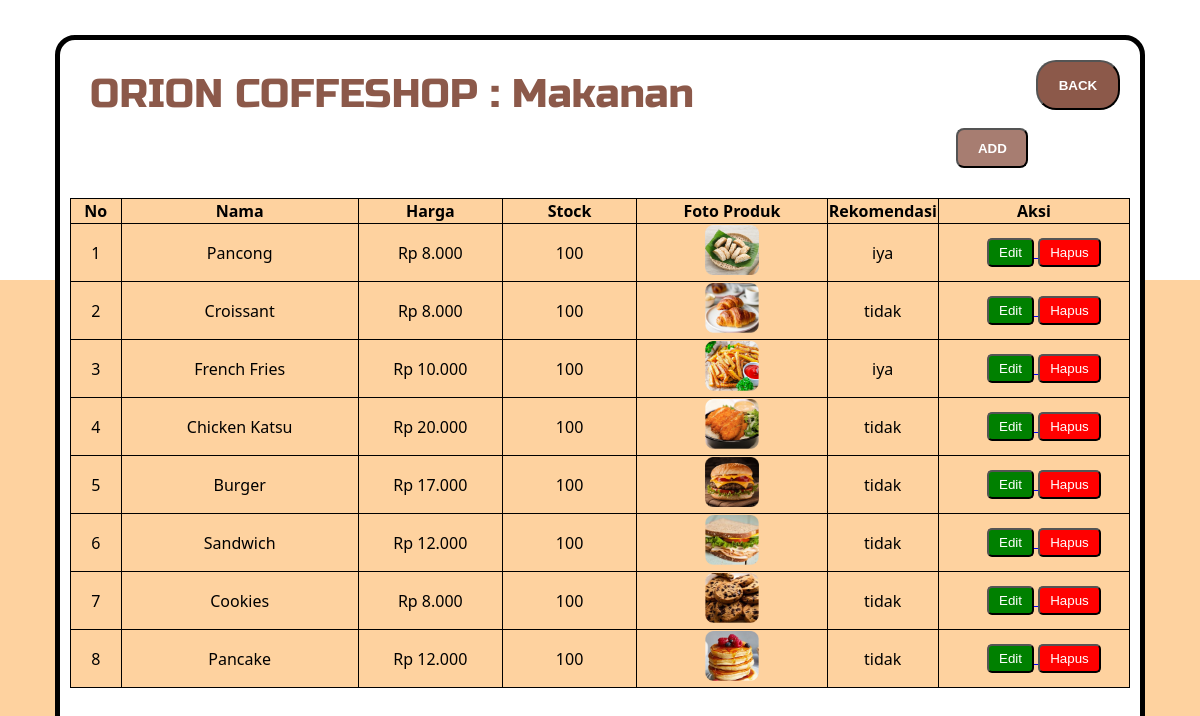
Page /crud/makanan.php (signed in) on the committed database.
### tables this page shows
CREATE TABLE `produk` (
  `id` int(11) NOT NULL,
  `id_makanan` varchar(255) NOT NULL,
  `nama_produk` varchar(255) NOT NULL,
  `harga` int(11) NOT NULL,
  `stok` int(5) NOT NULL,
  `gambar_produk` varchar(255) NOT NULL,
  `kategori` enum('makanan','minuman') NOT NULL,
  `rekomendasi` enum('iya','tidak') NOT NULL
);

### crud/makanan.php (the view, shortened to what this page needs)
<?php
include "koneksi.php";
$sql = "SELECT * FROM produk WHERE kategori = 'makanan' ORDER BY id ASC";
$result = mysqli_query($koneksi, $sql);
?>
<!DOCTYPE html>
<html lang="en">
<head>
    <link rel="stylesheet" href="../style/admin.css">
</head>
<body>
    <div class="container">
        <div class="box">
            <div class="header">
                <p>ORION COFFESHOP : Makanan</p>
                <div class="back">
                    <a href="kategori.html"><button>BACK</button></a>
                </div>
            </div>
            <div class="add">
                        <a href="add-makanan.php"><button>ADD</button></a>
                    </div>
            <div class="content">
                <div class="table-container">
                    <table>
                        <thead>
                            <tr>
                                <th width="50px">No</th>
                                <th width="250px">Nama</th>
                                <th width="150px">Harga</th>
                                <th width="140px">Stock</th>
                                <th width="200px">Foto Produk</th>
                                <th width="100px" >Rekomendasi</th>
                                <th width="200px">Aksi</th>
                            </tr>
                        </thead>
                        <tbody>
                            <?php if (mysqli_num_rows($result) > 0): ?>
                                <?php
                                $no = 1;
                                while($row = mysqli_fetch_assoc($result)):
                                ?>
                                    <tr>
                                        <td><?= $no++ ?></td>
                                        <td><?= htmlspecialchars($row['nama_produk']) ?></td>
                                        <td>Rp <?= number_format($row['harga'], 0, ',', '.') ?></td>
                                        <td><?= $row['stok'] ?></td>
                                        <td>
                                            <img style="height: 50px;"
                                                 src="images/<?= htmlspecialchars($row['gambar_produk']) ?>"
                                                 class="product-image">
                                        </td>
                                        <td><?= htmlspecialchars($row['rekomendasi']) ?></td>
                                        <td>
                                            <a href="edit.php?id=<?= $row['id'] ?> &from=makanan.php">
                                                <button class="btn-edit">Edit</button>
                                            </a>
                                            <button onclick="confirmDelete(<?= $row['id'] ?>)"
                                                    class="btn-hapus">Hapus</button>
                                        </td>
                                    </tr>
                                <?php endwhile; ?>
                            <?php else: ?>
                                <tr>
                                    <td colspan="6" class="text-center">Tidak ada data produk</td>
                                </tr>
                            <?php endif; ?>
                        </tbody>
                    </table>
                </div>
            </div>
        </div>
    </div>
</body>
</html>

### style/admin.css (style rules this page uses)
html { scroll-behavior: smooth; }
body { padding: 0; margin: 0; height: 100vh; display: flex; justify-content: center; align-items: center; font-family: "Segoe UI", Tahoma, Geneva, Verdana, sans-serif; }
.box { border: solid 5px black; border-radius: 20px; width: 90vw; height: 90vh; margin: auto; background-color: white; display: flex; position: relative; flex-direction: column; }
.header { display: flex; height: 11vh; }
.header p { font-size: 40px; color: #8c594a; font-family: "Russo-one"; margin-top: 30px; margin-left: 30px; }
.back { position: absolute; right: 20px; top: 20px; }
.back button { font-weight: bold; background-color: #8c594a; height: 50px; width: 7vw; color: white; border-radius: 20px; cursor: pointer; transition: 0.2s ease; }
.content { justify-content: center; display: flex; max-height: 65vh; overflow-y: auto; padding: 10px; }
.table-container { height: 65vh; text-align: center; justify-content: center; }
table a { margin-left: 20px; }
.content table { margin-top: 20px; }
.content table, th,td { border: 1px solid black; border-collapse: collapse; background-color: #FED29F; }
.btn-edit, .btn-hapus { border-radius: 5px; padding: 5px 10px; cursor: pointer; }
.btn-edit { background-color: green; color: white; }
.btn-hapus { background-color: red; color: white; }
.add { margin-left: 83%; }
.add button { font-weight: bold; background-color: #a77d71; height: 40px; width: 6vw; color: white; border-radius: 8px; cursor: pointer; }

### rows in the picture
produk: nama_produk "Pancong", harga "8.000", stok "100", gambar_produk (picture), rekomendasi "iya"
produk: nama_produk "Croissant", harga "8.000", stok "100", gambar_produk (picture), rekomendasi "tidak"
produk: nama_produk "French Fries", harga "10.000", stok "100", gambar_produk (picture), rekomendasi "iya"
produk: nama_produk "Chicken Katsu", harga "20.000", stok "100", gambar_produk (picture), rekomendasi "tidak"
produk: nama_produk "Burger", harga "17.000", stok "100", gambar_produk (picture), rekomendasi "tidak"
produk: nama_produk "Sandwich", harga "12.000", stok "100", gambar_produk (picture), rekomendasi "tidak"
produk: nama_produk "Cookies", harga "8.000", stok "100", gambar_produk (picture), rekomendasi "tidak"
produk: nama_produk "Pancake", harga "12.000", stok "100", gambar_produk (picture), rekomendasi "tidak"
